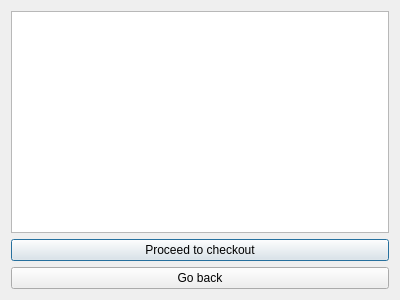
<?xml version="1.0" encoding="UTF-8"?>
<ui version="4.0">
 <class>Cart</class>
 <widget class="QDialog" name="Cart">
  <property name="geometry">
   <rect>
    <x>0</x>
    <y>0</y>
    <width>400</width>
    <height>300</height>
   </rect>
  </property>
  <property name="windowTitle">
   <string>Dialog</string>
  </property>
  <layout class="QVBoxLayout" name="verticalLayout">
   <item>
    <widget class="QTextBrowser" name="textBrowser"/>
   </item>
   <item>
    <widget class="QPushButton" name="pushButton">
     <property name="text">
      <string>Proceed to checkout</string>
     </property>
    </widget>
   </item>
   <item>
    <widget class="QPushButton" name="pushButton_2">
     <property name="text">
      <string>Go back</string>
     </property>
    </widget>
   </item>
  </layout>
 </widget>
 <resources/>
 <connections/>
</ui>
